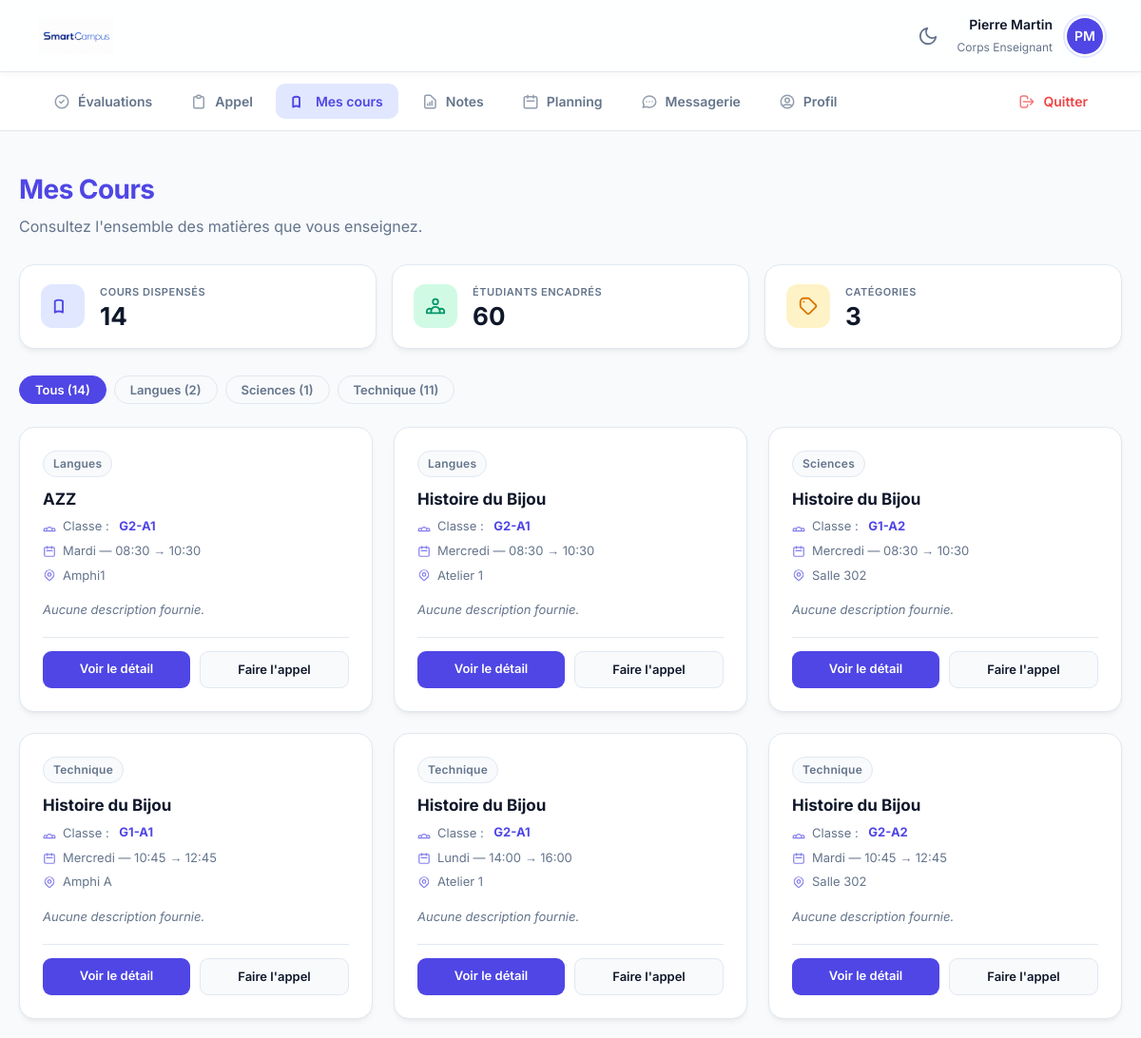
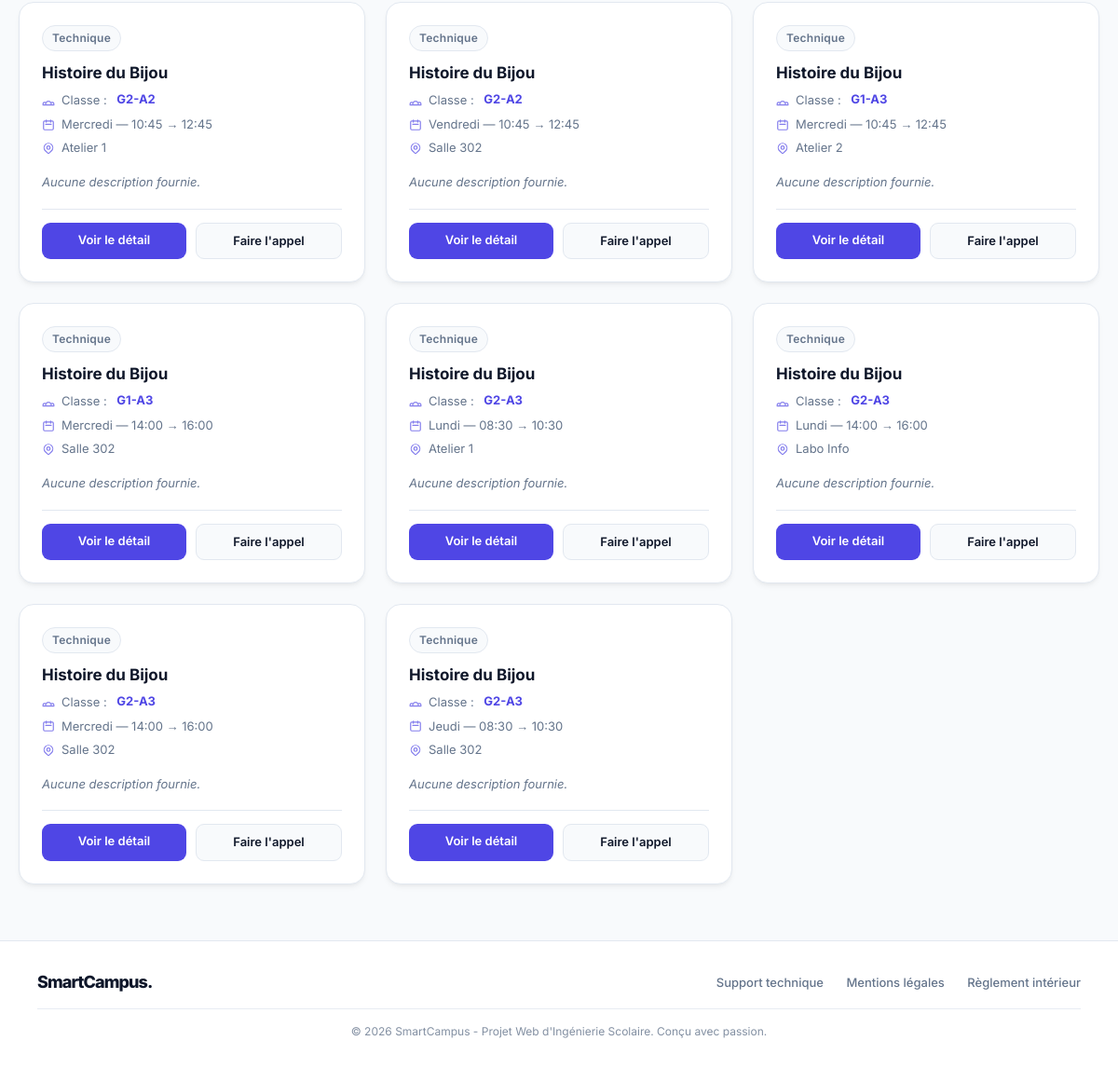
Page /mes_cours_prof.php (signed in) on the committed database (2 pictures, top to bottom).
### tables this page shows
CREATE TABLE utilisateurs (
        id INTEGER PRIMARY KEY AUTOINCREMENT,
        prenom TEXT NOT NULL,
        nom TEXT NOT NULL,
        email TEXT UNIQUE NOT NULL,
        role TEXT CHECK(role IN ('etudiant', 'professeur', 'administrateur')) NOT NULL,
        mot_de_passe_hash TEXT NOT NULL,
        statut_compte TEXT DEFAULT 'actif',
        groupe_id INTEGER,
        FOREIGN KEY(groupe_id) REFERENCES groupes(id) ON DELETE SET NULL
    );

CREATE TABLE cours (
        id INTEGER PRIMARY KEY AUTOINCREMENT,
        titre TEXT NOT NULL,
        categorie TEXT NOT NULL,
        description TEXT,
        groupe_id INTEGER,
        professeur_id INTEGER, jour VARCHAR(20) DEFAULT 'Lundi', heure_debut VARCHAR(10) DEFAULT '08:30', heure_fin VARCHAR(10) DEFAULT '10:30', salle VARCHAR(50) DEFAULT 'Non assignée',
        FOREIGN KEY(groupe_id) REFERENCES groupes(id) ON DELETE CASCADE,
        FOREIGN KEY(professeur_id) REFERENCES utilisateurs(id) ON DELETE SET NULL
    );

CREATE TABLE groupes (
        id INTEGER PRIMARY KEY AUTOINCREMENT,
        nom TEXT NOT NULL UNIQUE
    );

### mes_cours_prof.php (the view, shortened to what the rows shown need)
<?php
require_once 'db.php';
$prof_id = $_SESSION['utilisateur_id'];
$stmt_cours = $db->prepare("
    SELECT c.*, g.nom AS groupe_nom, u.nom AS prof_nom, u.prenom AS prof_prenom
    FROM cours c
    JOIN groupes g ON c.groupe_id = g.id
    LEFT JOIN utilisateurs u ON c.professeur_id = u.id
    WHERE c.professeur_id = ?
    ORDER BY c.categorie, c.titre
");
$stmt_cours->execute([$prof_id]);
$liste_cours = $stmt_cours->fetchAll(PDO::FETCH_ASSOC);
?>
<!DOCTYPE html>
<html lang="fr">
<head>
    <link rel="stylesheet" href="style.css">
</head>
<body>
    <?php include 'menu.php'; ?>
    <div class="container">
        <div style="margin-bottom: 28px;">
            <h1 style="color:var(--primary); margin:0 0 6px 0;">Mes Cours</h1>
        </div>
        <div class="cours-stats">
            <div class="card cours-stat-card">
                <div class="cours-stat-info">
                    <h2>Cours dispensés</h2>
                </div>
            </div>
            <div class="card cours-stat-card">
                <div class="cours-stat-info">
                    <h2>Étudiants encadrés</h2>
                </div>
            </div>
            <div class="card cours-stat-card">
                <div class="cours-stat-info">
                    <h2>Catégories</h2>
                </div>
            </div>
        </div>
        <?php if (empty($liste_cours)): ?>
            <div class="card">
                <div class="empty-state">
                    <svg fill="none" viewBox="0 0 24 24" stroke="currentColor" stroke-width="1.5">
                        <path stroke-linecap="round" stroke-linejoin="round" d="M12 6.253v13m0-13C10.832 5.477 9.246 5 7.5 5S4.168 5.477 3 6.253v13" />
                    </svg>
                    <p>Aucun cours ne vous a encore été assigné.</p>
                </div>
            </div>
        <?php else: ?>
            <div class="cours-grid" id="coursGrid">
                <?php foreach ($liste_cours as $cours): ?>
                    <div class="card cours-card" data-categorie="<?= htmlspecialchars($cours['categorie'] ?? '') ?>">
                        <div class="cours-card-top">
                            <div class="cours-card-header">
                                <?php if (!empty($cours['categorie'])): ?>
                                    <span class="badge badge-neutral"><?= htmlspecialchars($cours['categorie']) ?></span>
                                <?php else: ?>
                                    <span></span>
                                <?php endif; ?>
                            </div>
                            <h3 class="cours-title"><?= htmlspecialchars($cours['titre']) ?></h3>
                            <div class="cours-meta">
                                <div class="cours-meta-item">
                                    <svg fill="none" viewBox="0 0 24 24" stroke="currentColor" stroke-width="2">
                                        <path stroke-linecap="round" stroke-linejoin="round" d="M17 20h5v-2a3 3 0 00-5.356-1.857M17 20H7m10 0v-2c0-.656-.126-1.283-.356-1.857M7 20H2v-2a3 3 0 015.356-1.857M7 20v-2c0-.656.126-1.283.356-1.857m0 0a5.002 5.002 0 019.288 0" />
                                    </svg>
                                    Classe :&nbsp;
                                    <a href="detail_groupe.php?id=<?= $cours['groupe_id'] ?>" class="groupe-link">
                                        <?= htmlspecialchars($cours['groupe_nom']) ?>
                                    </a>
                                </div>
                                <?php if (!empty($cours['jour'])): ?>
                                    <div class="cours-meta-item">
                                        <svg fill="none" viewBox="0 0 24 24" stroke="currentColor" stroke-width="2">
                                            <path stroke-linecap="round" stroke-linejoin="round" d="M8 7V3m8 4V3m-9 8h10M5 21h14a2 2 0 002-2V7a2 2 0 00-2-2H5a2 2 0 00-2 2v12a2 2 0 002 2z" />
                                        </svg>
                                        <?= htmlspecialchars($cours['jour']) ?>
                                        <?php if (!empty($cours['heure_debut'])): ?>
                                            — <?= htmlspecialchars(substr($cours['heure_debut'], 0, 5)) ?>
                                            <?php if (!empty($cours['heure_fin'])): ?>
                                                → <?= htmlspecialchars(substr($cours['heure_fin'], 0, 5)) ?>
                                            <?php endif; ?>
                                        <?php endif; ?>
                                    </div>
                                <?php endif; ?>
                                <?php if (!empty($cours['salle'])): ?>
                                    <div class="cours-meta-item">
                                        <svg fill="none" viewBox="0 0 24 24" stroke="currentColor" stroke-width="2">
                                            <path stroke-linecap="round" stroke-linejoin="round" d="M17.657 16.657L13.414 20.9a1.998 1.998 0 01-2.827 0l-4.244-4.243a8 8 0 1111.314 0z" />
                                            <path stroke-linecap="round" stroke-linejoin="round" d="M15 11a3 3 0 11-6 0 3 3 0 016 0z" />
                                        </svg>
                                        <?= htmlspecialchars($cours['salle']) ?>
                                    </div>
                                <?php endif; ?>
                            </div>
                            <p class="cours-description">
                                <?php if (!empty($cours['description'])): ?>
                                    <?= htmlspecialchars(strlen($cours['description']) > 110 ? substr($cours['description'], 0, 110) . '…' : $cours['description']) ?>
                                <?php else: ?>
                                    <em>Aucune description fournie.</em>
                                <?php endif; ?>
                            </p>
                        </div>
                        <div class="cours-card-footer">
                            <a href="cours_detail_prof.php?id=<?= $cours['id'] ?>" class="btn-cours-detail btn-cours-primary">
                                Voir le détail
                            </a>
                            <a href="faire_appel.php?cours_id=<?= $cours['id'] ?>" class="btn-cours-detail btn-cours-ghost">
                                Faire l'appel
                            </a>
                        </div>
                    </div>
                <?php endforeach; ?>
            </div>
        <?php endif; ?>
    </div>
</body>
</html>

### menu.php (shortened to what the rows shown need)
<?php
require_once 'db.php';
$mon_id = $_SESSION['utilisateur_id'];
$mon_role = $_SESSION['role'];
$stmt_menu = $db->prepare("SELECT u.*, g.nom as nom_groupe FROM utilisateurs u LEFT JOIN groupes g ON u.groupe_id = g.id WHERE u.id = ?");
$stmt_menu->execute([$mon_id]);
$user_menu = $stmt_menu->fetch(PDO::FETCH_ASSOC);
$initiales_menu = strtoupper(substr($user_menu['prenom'], 0, 1) . substr($user_menu['nom'], 0, 1));
$avatar_menu_url = null;
?>
<header class="top-bar">
   <div class="user-widget">
    <button id="theme-toggle" style="background: transparent; border: none; cursor: pointer; color: var(--text-muted); padding: 5px; display: flex; align-items: center;" title="Changer le thème">
        <svg id="theme-icon" width="22" height="22" fill="none" viewBox="0 0 24 24" stroke="currentColor" stroke-width="2">
            <path stroke-linecap="round" stroke-linejoin="round" d="M21 12.79A9 9 0 1111.21 3 7 7 0 0021 12.79z" />
        </svg>
    </button>
    <div class="user-widget-info" style="text-align: right;">
            <strong style="color:var(--text-main); font-size:14px;"><?= htmlspecialchars($user_menu['prenom'] . ' ' . $user_menu['nom']) ?></strong>
            <span style="font-size:12px; color:var(--text-muted);">
                <?php
                if ($mon_role === 'administrateur') echo 'Administration';
                elseif ($mon_role === 'professeur') echo 'Corps Enseignant';
                else echo htmlspecialchars($user_menu['nom_groupe'] ?? 'Étudiant');
                ?>
            </span>
        </div>
        <div class="avatar-small" <?= $mon_role === 'administrateur' ? 'style="background: #1e293b;"' : '' ?>>
            <?php if ($avatar_menu_url): ?><img src="<?= $avatar_menu_url ?>" alt="Profil"><?php else: ?><?= $initiales_menu ?><?php endif; ?>
        </div>
    </div>
</header>

### rows in the picture
utilisateurs: prenom+nom "Pierre Martin", initiales_menu "PM"
cours: categorie "Langues", titre "AZZ", groupe.nom "G2-A1", jour "Mardi", heure_debut "08:30", heure_fin "10:30", salle "Amphi1", shows "Aucune description fournie."
cours: categorie "Langues", titre "Histoire du Bijou", groupe.nom "G2-A1", jour "Mercredi", heure_debut "08:30", heure_fin "10:30", salle "Atelier 1", shows "Aucune description fournie."
cours: categorie "Sciences", titre "Histoire du Bijou", groupe.nom "G1-A2", jour "Mercredi", heure_debut "08:30", heure_fin "10:30", salle "Salle 302", shows "Aucune description fournie."
cours: categorie "Technique", titre "Histoire du Bijou", groupe.nom "G1-A1", jour "Mercredi", heure_debut "10:45", heure_fin "12:45", salle "Amphi A", shows "Aucune description fournie."
cours: categorie "Technique", titre "Histoire du Bijou", groupe.nom "G2-A1", jour "Lundi", heure_debut "14:00", heure_fin "16:00", salle "Atelier 1", shows "Aucune description fournie."
cours: categorie "Technique", titre "Histoire du Bijou", groupe.nom "G2-A2", jour "Mardi", heure_debut "10:45", heure_fin "12:45", salle "Salle 302", shows "Aucune description fournie."
cours: categorie "Technique", titre "Histoire du Bijou", groupe.nom "G2-A2", jour "Mercredi", heure_debut "10:45", heure_fin "12:45", salle "Atelier 1", shows "Aucune description fournie."
cours: categorie "Technique", titre "Histoire du Bijou", groupe.nom "G2-A2", jour "Vendredi", heure_debut "10:45", heure_fin "12:45", salle "Salle 302", shows "Aucune description fournie."
cours: categorie "Technique", titre "Histoire du Bijou", groupe.nom "G1-A3", jour "Mercredi", heure_debut "10:45", heure_fin "12:45", salle "Atelier 2", shows "Aucune description fournie."
cours: categorie "Technique", titre "Histoire du Bijou", groupe.nom "G1-A3", jour "Mercredi", heure_debut "14:00", heure_fin "16:00", salle "Salle 302", shows "Aucune description fournie."
cours: categorie "Technique", titre "Histoire du Bijou", groupe.nom "G2-A3", jour "Lundi", heure_debut "08:30", heure_fin "10:30", salle "Atelier 1", shows "Aucune description fournie."
cours: categorie "Technique", titre "Histoire du Bijou", groupe.nom "G2-A3", jour "Lundi", heure_debut "14:00", heure_fin "16:00", salle "Labo Info", shows "Aucune description fournie."
cours: categorie "Technique", titre "Histoire du Bijou", groupe.nom "G2-A3", jour "Mercredi", heure_debut "14:00", heure_fin "16:00", salle "Salle 302", shows "Aucune description fournie."
cours: categorie "Technique", titre "Histoire du Bijou", groupe.nom "G2-A3", jour "Jeudi", heure_debut "08:30", heure_fin "10:30", salle "Salle 302", shows "Aucune description fournie."

### other values in the picture
count($liste_cours) "14"
$nb_etudiants "60"
$nb_categories "3"
$cat "Langues"
$nb_cat "2"
$cat "Sciences"
$nb_cat "1"
$cat "Technique"
$nb_cat "11"
